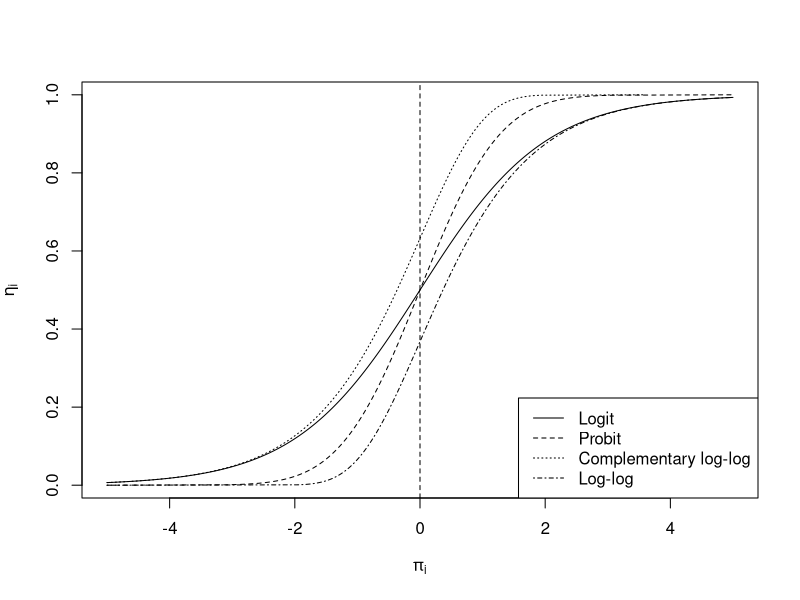
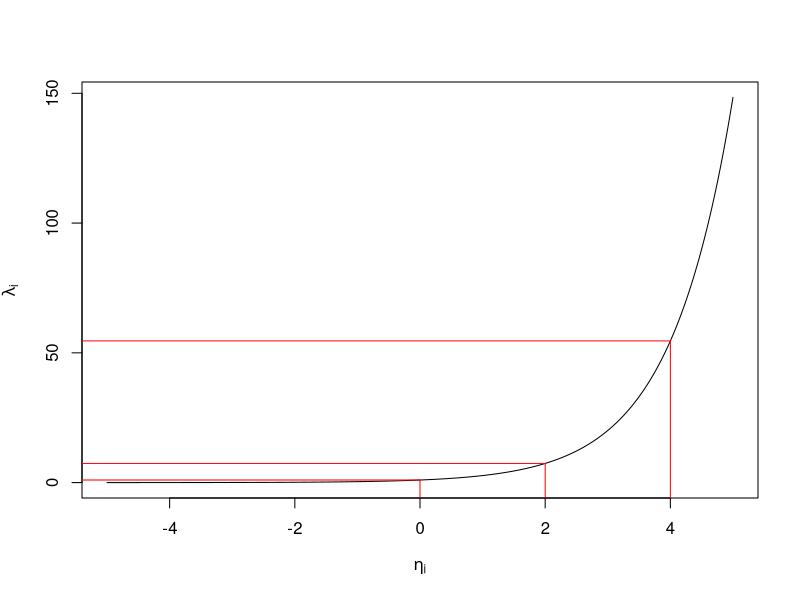
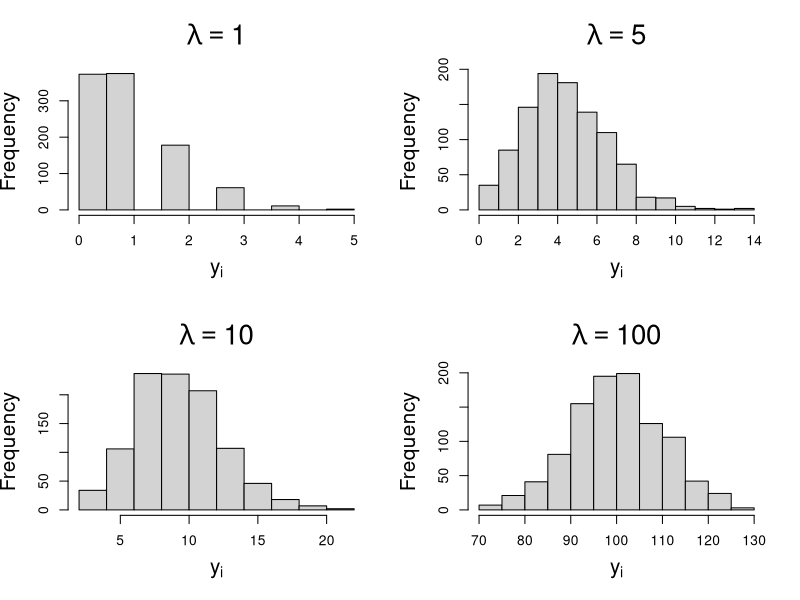

Generate these figures, in order, with R: (Note: this script raises an error after producing the figures.)
## ---- chunk 1
library(knitr)

default_source_hook <- knit_hooks$get('source')
default_output_hook <- knit_hooks$get('output')

knit_hooks$set(
  source = function(x, options) {
    paste0(
      "\n::: {.codebox data-latex=\"\"}\n\n",
      default_source_hook(x, options),
      "\n\n:::\n\n")
  }
)

knit_hooks$set(
  output = function(x, options) {
    paste0(
      "\n::: {.codebox data-latex=\"\"}\n\n",
      default_output_hook(x, options),
      "\n\n:::\n\n")
  }
)

knitr::opts_chunk$set(echo = TRUE)
## ---- chunk 2
x<-seq(binomial(link=logit)$linkinv(-5),binomial(link=logit)$linkinv(5),length.out=1000)
plot(binomial(link=logit)$linkfun(x),x, xlab = expression(pi[i]), ylab = expression(eta[i]), type="l")
x<-seq(binomial(link=probit)$linkinv(-5),binomial(link=probit)$linkinv(5),length.out=1000)
lines(binomial(link=probit)$linkfun(x),x, lty="dashed")
x<-seq(binomial(link=cloglog)$linkinv(-5),binomial(link=cloglog)$linkinv(5),length.out=1000)
lines(binomial(link=cloglog)$linkfun(x),x, lty="dotted")
x<-seq(from=exp(-exp(5)),to=exp(-exp(-5)),length.out=1000)
lines(-log(-log(x)),x, lty=4)
abline(v= 0, lty="dashed")
legend("bottomright", lty=c(1,2,3,4), legend = c("Logit","Probit", "Complementary log-log", "Log-log"))
## ---- chunk 3
x <- seq(-5,5,length.out=1000)
plot(x, exp(x), type = "l", xlab = expression(eta[i]), ylab = expression(lambda[i]))
segments(x0=0,x1=0, y0=-10, y1 = 1, col = "red")
segments(x0=0,x1=-10, y0=1, y1 = 1, col = "red")
segments(x0=2,x1=2, y0=-10, y1 =exp(2) , col = "red")
segments(x0=2,x1=-10, y0=exp(2), y1 =exp(2) , col = "red")
segments(x0=4,x1=4, y0=-10, y1 =exp(4) , col = "red")
segments(x0=4,x1=-10, y0=exp(4), y1 =exp(4) , col = "red")

## ---- chunk 4
par(mfrow=c(2,2))
hist(rpois(1000,1), xlab = expression(y[i]), main = expression(lambda == 1), cex.main = 2, cex.lab = 1.5)
hist(rpois(1000,5), xlab = expression(y[i]), main = expression(lambda == 5), cex.main = 2, cex.lab = 1.5)
hist(rpois(1000,10), xlab = expression(y[i]), main = expression(lambda == 10), cex.main = 2, cex.lab = 1.5)
hist(rpois(1000,100), xlab = expression(y[i]), main = expression(lambda == 100), cex.main = 2, cex.lab = 1.5)
## ---- chunk 5
data(hcrabs, package="GLMsData")
knitr::kable(head(hcrabs, 7), format="latex", booktabs = T)
hcrabs$Col <-factor(hcrabs$Col, levels= c("LM","M","DM","D"))
levels(hcrabs$Col) <- c("Light medium","Medium","Dark medium","Dark")
hcrabs$Spine <-factor(hcrabs$Spine, levels= c("BothOK","OneOK","NoneOK"))
colnames(hcrabs)<-c("Colour","Spine","Width","Sat","Weight")
## ---- chunk 6
par(mfrow=c(2,2))
plot(jitter(log1p(Sat)) ~Weight, data = hcrabs, ylab = "log(Number of satellites+1)", cex.lab=1.5, cex.axis = 2.5, cex = 2)
plot(jitter(log1p(Sat)) ~Colour, data = hcrabs, ylab = NA, yaxt="n", cex.lab=2.5, cex.axis=2.5, cex = 2)
plot(jitter(log1p(Sat)) ~Spine, data = hcrabs, ylab = NA, yaxt="n", cex.lab=2.5, cex.axis=2.5, cex = 2)
plot(jitter(log1p(Sat)) ~Width, data = hcrabs, ylab = NA, yaxt="n", cex.lab=2.5, cex.axis=2.5, cex = 2)
## ---- chunk 7
model <- glm(Sat ~ Spine + Colour + Width + Weight, 
             family = "poisson", data = hcrabs)
## ---- chunk 8
signif(summary(model)$coefficients,digits = 2L)
## ---- chunk 9
hcrabs$Weight<-scale(hcrabs$Weight, scale = FALSE)
hcrabs$Width<-scale(hcrabs$Width, scale = FALSE)
model <- glm(Sat ~ Spine + Colour + Width + Weight, 
             family = "poisson", data = hcrabs)
signif(summary(model)$coefficients,digits = 2L)
## ---- chunk 10
par(mfrow=c(1,3))
plot(effects::allEffects(model))
## ---- chunk 11
modelnb <- MASS::glm.nb(Sat ~ Spine + Colour + Width + Weight,
                        data = hcrabs)
## ---- chunk 12
AIC(model, modelnb)
## ---- chunk 13
cbind("Poisson estimate"=signif(coef(model), 2L), "NB estimate" = signif(coef(modelnb), 2L), "Poisson SE" = signif(summary(model)$coef[,2],2L), "NB SE"= signif(summary(modelnb)$coef[,2],2L))
